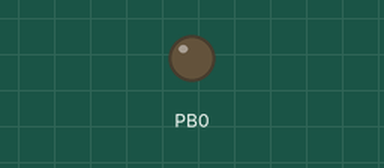
Simulated run of this program. Board: ATmega328P, built with avr-gcc and emulated at 1.2 MHz (the files do not name the chip). Parts: output pins drawn as LEDs (lit = HIGH).

Above: at 0.3 s.
At 65.15 s:
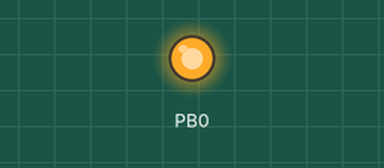
Timing chart, 0 to 83.9 s (numbered marks = the images above):
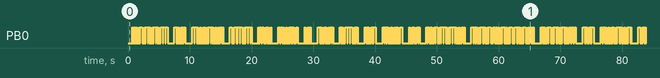

The program:

main.c
```c
/*
* ATtiny13_Morse.c
*
* Created: 10.09.2014 12:15:58
*  Author: Nathanael
*/

//#include <string.h>
#include <avr/io.h>
#define F_CPU 1200000UL  // 1,2 MHz
#include <util/delay.h>
#define ledon    PORTB |= (1<<PB0);
#define ledoff    PORTB &= ~(1<<PB0);

const int dit = 100;           // 100ms
const int dah = 300;           // 300ms (=3 * dit)
const int pauseSymbols = 100;  // Pause zwischen zwei Symbolen (Strich, Punkt), 100ms (=dit)
const int pauseLetters = 300;  // Pause zwischen Buchstaben in einem Wort, 300ms (=3 * dit)
const int pauseWords = 700;    // Pause zwischen Wörtern, 700ms (=7 * dit)

void morsen(char Zeichen)
{
    uint8_t symb = 0;
    uint8_t symb_length = 0b11100000;

    // Die ersten 3 Bits von "symb" charakterisieren die gültige Anzahl von Symbolstellen (Anzahl dits und dahs)
    switch (Zeichen)
    {
        case 'A':
          // . _
          symb = 0b01000001;
          break;
        case 'B':
          // _ . . .
          symb = 0b10001000;
          break;
        case 'C':
          // _ . _ .
          symb = 0b10001010;
          break;
        case 'D':
          // _ . .
          symb = 0b01100100;
          break;
        case 'E':
          // .
          symb = 0b00100000;
          break;
        case 'F':
          // . . _ .
          symb = 0b10000010;
          break;
        case 'G':
          // _ _ .
          symb = 0b01100110;
          break;
        case 'H':
          // . . . .
          symb = 0b10000000;
          break;
        case 'I':
          // . .
          symb = 0b01000000;
          break;
        case 'J':
          // . _ _ _
          symb = 0b10000111;
          break;
        case 'K':
          // _ . _
          symb = 0b01100101;
          break;
        case 'L':
          // . _ . .
          symb = 0b10000100;
          break;
        case 'M':
          // _ _
          symb = 0b01000011;
          break;
        case 'N':
          // _ .
          symb = 0b01000010;
          break;
        case 'O':
          // _ _ _
          symb = 0b01100111;
          break;
        case 'P':
          // . _ _ .
          symb = 0b10000110;
          break;
        case 'Q':
          // _ _ . _
          symb = 0b10001101;
          break;
        case 'R':
          // . _ .
          symb = 0b01100010;
          break;
        case 'S':
          // . . .
          symb = 0b01100000;
          break;
        case 'T':
          // _
          symb = 0b00100001;
          break;
        case 'U':
          // . . _
          symb = 0b01100001;
          break;
        case 'V':
          // . . . _
          symb = 0b10000001;
          break;
        case 'W':
          // . _ _
          symb = 0b01100011;
          break;
        case 'X':
          // _ . . _
          symb = 0b10001001;
          break;
        case 'Y':
          // _ . _ _
          symb = 0b10001011;
          break;
        case 'Z':
          // _ _ . .
          symb = 0b10001100;
          break;
        default:
          symb = 0b00000000;
    }
    symb_length &= symb;               // Nur Symbolstellenanzahl bleibt stehen
    symb_length = symb_length >> 5;    // Symbolstellenanzahl nach rechts schieben
    symb_length--;
    ////////
    /*
     * E = . = 0b00100000 (symb_length & symb)
     * symb_length = 0b00100000 (>>5)
     * symb_length = 0b001  (--)
     * symb_length = 0b000
     * */
    //uint8_t symb_init = 0b00001111;
    //symb &= symb_init;
    ////////

    for (uint8_t i = 0; i <= symb_length; i++)
    {
        if (symb & (1<<(symb_length-i)))
        {
            ledon;    // lang, weil dah = 1
            _delay_ms(dah);
        }
        else
        {
            ledon;    // kurz
            _delay_ms(dit);
        }
        ledoff;
        _delay_ms(pauseSymbols);
    }
    _delay_ms(pauseLetters);
}

void get_sign(char Ausdruck[])
{
  // "Ausdruck" entspricht dem Satz o.ä., welcher gemorst werden soll
  uint64_t length = strlen(Ausdruck);
  for(uint16_t i = 0; i < length; i++)
  {
    if(Ausdruck[i] == 32)
    {
      // Leerzeichen
      _delay_ms(pauseWords);
    }
    else if(Ausdruck[i] >= 97 && Ausdruck[i] <= 122)
    {
      // kleiner Buchstabe, der in großen Buchstabe "umgewandelt" wird
      morsen(Ausdruck[i] - 32);
    }
    else
    {
      // normaler Großbuchstabe
      morsen(Ausdruck[i]);
    }
  }
  _delay_ms(pauseWords);
}

int main(void)
{
    DDRB = 1;     // PB0 ist Ausgang
    PORTB = 0;    // alle LEDs aus
    _delay_ms(pauseWords);
   while(1)
   {
        ////////////////
        //PORTB |= (1<<PB0);
        ////////////////
        //_delay_ms(200);
        //PORTB &= ~(1<<PB0);
        //_delay_ms(200);
        ////////////////

        //
        //get_sign("morse");
        //get_sign("MORSE");
        //get_sign("morse MORSE");
        //

        get_sign("Hallo du geiler Typ");
        get_sign("Wie geht es dir");

        get_sign("SOS");

        get_sign("Du bist ein Lappen");
        get_sign("blablabal");
        //get_sign("y");

        /*
        morsen('A');
        morsen('B');
        morsen('C');
        morsen('D');
        morsen('E');
        morsen('F');
        morsen('G');
        morsen('H');
        morsen('I');
        morsen('J');
        morsen('K');
        morsen('L');
        morsen('M');
        morsen('N');
        morsen('O');
        morsen('P');
        morsen('Q');
        morsen('R');
        morsen('S');
        morsen('T');
        morsen('U');
        morsen('V');
        morsen('W');
        morsen('X');
        morsen('Y');
        morsen('Z');

        _delay_ms(pauseWords);  //neues Wort
        */
   }
  return 0;
}
```

Measured:
- by itself, PB0: moves between LOW and HIGH, repeating every 64.5 s
- by itself, everything shown: repeats every 64.5 s, in 292 steps
